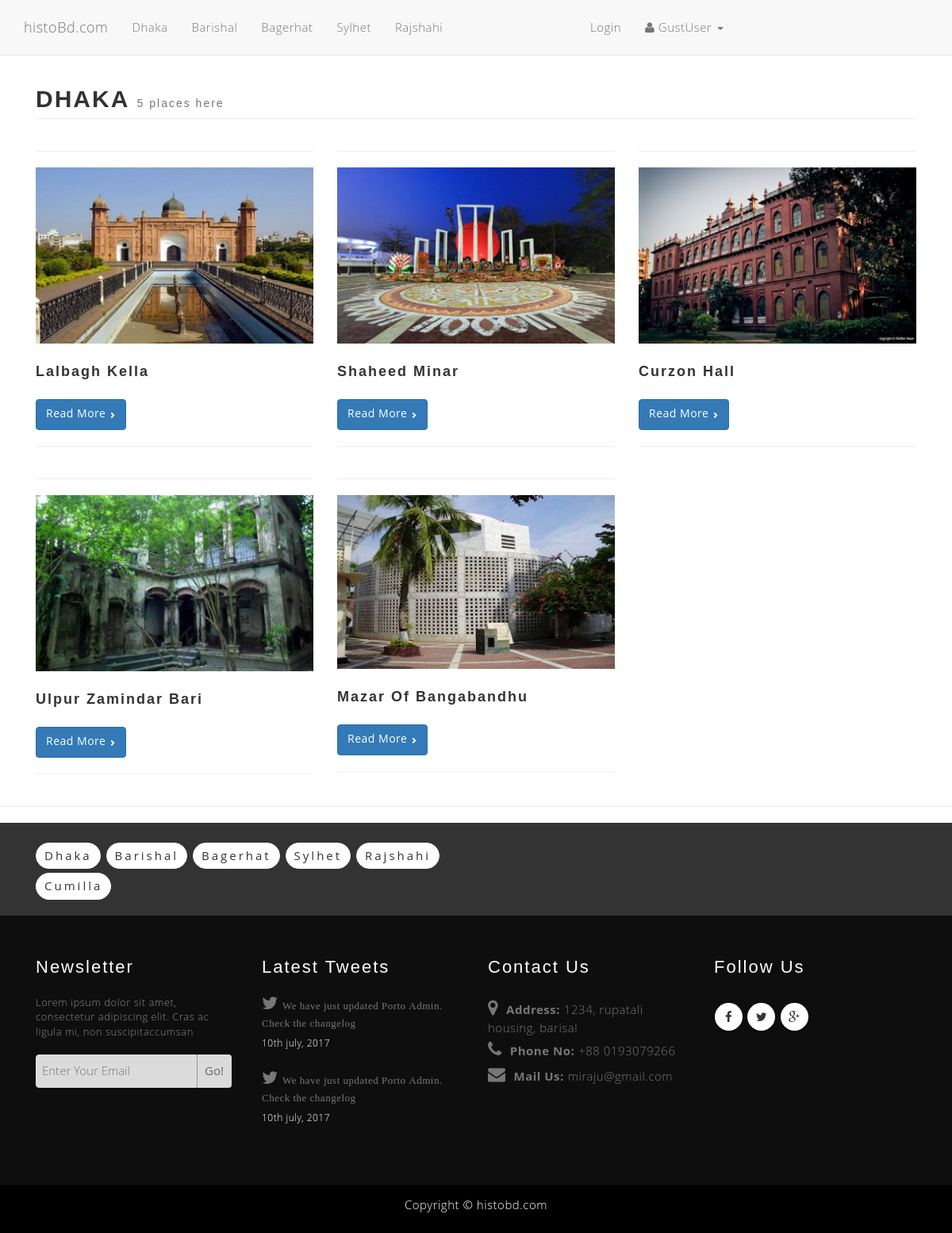
Page /category.php?place_by_category=1 on the committed database.
### tables this page shows
CREATE TABLE `categories` (
  `cat_id` int(11) NOT NULL,
  `cat_title` varchar(255) NOT NULL
);

CREATE TABLE `places` (
  `place_id` int(11) NOT NULL,
  `place_cat_id` char(50) NOT NULL,
  `place_title` varchar(255) NOT NULL,
  `added_date` date NOT NULL,
  `place_image` text NOT NULL,
  `place_description` text NOT NULL,
  `place_location` text NOT NULL,
  `place_tags` text NOT NULL,
  `place_comment_count` int(11) NOT NULL
);

### category.php (the view, shortened to what this page needs)
<?php include  "templates/header.php" ?>
<?php include  "templates/navigation.php" ?>
    <div class="container">
        <div class="row">
                <?php
                if (isset($_GET['place_by_category'])) {
                    $place_cat_by_id = $_GET['place_by_category'] ;
                    $query = "SELECT * FROM categories WHERE cat_id = '{$place_cat_by_id}' ";
                    $select_category =  mysqli_query($connection,$query);
                    while ($row = mysqli_fetch_assoc($select_category) )
                {
                $cat_title = $row['cat_title'];
                ?>
            <div class="col-md-12">
                <h1 class="page-header">
                    <?php echo $cat_title;  ?>
                <?php
                $query = "SELECT * FROM places  WHERE  place_cat_id = '{$place_cat_by_id}' ";
                $select_num_of_places = mysqli_query($connection,$query);
                $number_of_items = mysqli_num_rows( $select_num_of_places);
                ?>
                                    <small><?php echo $number_of_items." "."places here";  ?></small>
                                </h1>
                        </div>
                <?php
                }
                }
                $query = "SELECT * FROM places  WHERE  place_cat_id = '{$place_cat_by_id}' ";
                $select_all_places = mysqli_query($connection,$query);
                while ($row = mysqli_fetch_assoc($select_all_places) )
                {
                $the_place_id = $row['place_id'];
                $place_title = $row['place_title'];
                $place_image = $row['place_image'];
                ?>
            <div class="col-md-4 col-xs-6">
                <hr>
            <a href="place.php?place_id=<?php  echo $the_place_id ?>">
                <img class="img-responsive" src="images/<?php echo $place_image ?>" alt="">
				<h3 class="cat_h"><?php echo $place_title ?></h3>
            </a>
                <a class="btn btn-primary cat_btn" href="place.php?place_id=<?php  echo $the_place_id ?>">Read More <span class="cat_icon glyphicon glyphicon-chevron-right"></span>
                </a>
                <hr>
                </div>
  <?php  }  ?>
           </div>
        </div>
        <hr>
<?php include "templates/footer.php" ?>

### templates/navigation.php (shortened to what this page needs)
<?php include "db.php"; ?>
<nav class="navbar navbar-default navbar-fixed-top" role="navigation">
  <div class="container">
    <div class="navbar-header">
      <a class="navbar-brand" href="index.php">histoBd.com</a>
    </div>
    <div class="collapse navbar-collapse" id="bs-example-navbar-collapse-1">
      <ul class="nav navbar-nav">
        <?php
              $query = "SELECT * FROM categories limit 5";
              $select_all_categories = mysqli_query($connection,$query);
              while ($row = mysqli_fetch_assoc($select_all_categories) )
              {
              $cat_id  =  $row['cat_id'];
              $cat_title = $row['cat_title'];
              echo "<li><a href='category.php?place_by_category=$cat_id'>$cat_title</a></li>";
              }
              ?>
      </ul>
      <ul class="nav navbar-nav navbar-right">
        <?php if(isset($_SESSION['username'])){ ?>
        <li id="logOutButton">
          <a href="logout.php"><i class="fa fa-fw fa-power-off"></i> Log Out</a>
        </li>
        <?php  }
       else{ ?>
        <li id="loginButton">
          <a href="login.php"><i class="fa fa-sign-in-alt"></i>Login</a>
        </li>
        <?php   } ?>
        <li class="dropdown">
          <a href="#" class="dropdown-toggle" data-toggle="dropdown"><i class="fa fa-user"></i>
            <?php
              if (isset($_SESSION['username'])) {
               echo $_SESSION['username'];
              }
              else{
                echo "GustUser";
              }
                  ?>
            <b class="caret"></b></a>
        </li>
      </ul>
    </div>
  </div>
</nav>

### templates/footer.php (shortened to what this page needs)
<link href="css/style.css" rel="stylesheet">
        <footer>
            <div class="container">
                <div class="row">
                    <div class="col-md-6">
                        <div class="footerCategoryList">
                            <?php
                            $query = "SELECT * FROM categories";
                            $select_all_categories = mysqli_query($connection,$query);
                            while ($row = mysqli_fetch_assoc($select_all_categories) )
                            {
                            $cat_id  =  $row['cat_id'];
                            $cat_title = $row['cat_title'];
                            ?>
                            <?php
                            echo "<a href='category.php?place_by_category=$cat_id'>$cat_title</a>";
                            }
                            ?>
                        </div>
                    </div>
                </div>
            </div>
</footer>
<div class="footer bg-dark section_padding">
            <div class="container">
                <div class="row">
                    <div class="col-md-3 col-sm-6">
                        <div class="news">
                            <h5 class="white_text">newsletter</h5>
                            <p>Lorem ipsum dolor sit amet, consectetur adipiscing elit. Cras ac ligula mi, non suscipitaccumsan</p>
                            <div class="newsletter_form">
                                <input type="text" placeholder="enter your email"><button>go!</button>
                            </div>
                        </div>
                    </div>
                    <div class="col-md-3 col-sm-6">
                       <div class="tweets">
                            <h5 class="white_text">latest tweets</h5>
                            <ul class="tweet">
                                <li><span><i class="fa fa-twitter"><a href="">We have just updated Porto Admin. Check the changelog </a></i></span></li>
                                <li class="white_text">10th july, 2017</li>
                            </ul>
                            <ul class="tweet">
                                <li><span><i class="fa fa-twitter"><a href="">We have just updated Porto Admin. Check the changelog </a></i></span></li>
                                <li class="white_text">10th july, 2017</li>
                            </ul>
                        </div>
                    </div>
                    <div class="col-md-3 col-sm-6">
                        <div class="contact">
                            <h5 class="white_text">contact us</h5>
                            <ul class="contact_list">
                                <li><span><i class="fa fa-map-marker"></i></span><strong>address:</strong>1234, rupatali housing, barisal</li>
                                <li><span><i class="fa fa-phone"></i></span><strong>phone no:</strong>+88 0193079266 </li>
                                <li><span><i class="fa fa-envelope"></i></span><strong>mail us:</strong><a href="mailto:miraju@gmail.com"></a>miraju@gmail.com</li>
                            </ul>
                        </div>
                    </div>
                    <div class="col-md-3 col-sm-6">
                        <div class="follow">
                            <h5 class="white_text">follow us</h5>
                            <ul class="list-unstyled social_links">
                                    <li>
                                        <a href=""><i class="fa fa-facebook"></i></a>
                                    </li>
                                    <li>
                                        <a href=""><i class="fa fa-twitter"></i></a>
                                    </li>
                                    <li>
                                        <a href=""><i class="fa fa-google-plus"></i></a>
                                    </li>
                                </ul>
                        </div>
                    </div>
                </div>
            </div>
        </div>
        <div class="row copyright">
                    <div class="col-md-12 text-center">
                        <div class="footerTitle">
                            <p>Copyright &copy; <a href="index.php">histobd.com</a></p>
                        </div>
                    </div>
                </div>
</body>
</html>

### css/home.css (style rules this page uses)
body { padding-top: 70px; }

### css/style.css (style rules this page uses)
.container { width: 100%; }
.footerCategoryList a { border: 1px solid #fff; display: inline-block; padding: 5px 10px; border-radius: 20px; background: #fff; color: #333; font-weight: 500; margin-top: 5px; }
footer { background-color: #999; }
.footerCategoryList { margin: auto; padding: 5px; padding-top: 20px; letter-spacing: 3px; }
.row { margin: 1px; }
body { width: 100%; height: 100%; color: #666; font-size: 15px; font-weight: 300; letter-spacing: .5px; background-color: #fff; font-family: 'Open Sans', sans-serif; }
h1,h2,h3,h4,h5,h6 { color: #333; line-height: 30px; margin-top: 0; font-weight: 800; text-transform: uppercase; font-family: 'Montserrat', sans-serif; letter-spacing: 2px; }
.navbar { min-height: 70px; padding-top: 9px; }
.places_img a h3, .cat_h { font-size: 18px; font-weight: 600; text-transform: capitalize; margin-bottom: 5px; padding-top: 20px; }
.places_img a.btn, .cat_btn { margin-top: 15px; }
.places_img a span, .cat_icon { font-size: 8px; line-height: 25px; }
.container { width: 1170px; margin: auto; }
footer { background-color: #333; }
.copyright a, .copyright p { color: #fff; padding: 15px 0; }
.copyright { background: #000; }
.footerCategoryList { margin: auto; padding: 5px; padding: 20px 0; letter-spacing: 3px; }
.row { margin: 0px; }
.footer h5 { padding-bottom: 10px; }
ul.tweet span { color: #777; font-size: 22px; }
ul.contact_list strong { text-transform: capitalize; }
ul.tweet li a { color: #777; font-size: 13px; margin-left: 5px; }
.footer ul { list-style: none; padding-left: 0; }
ul.tweet li:last-child { margin-bottom: 25px; color: #fff; font-size: 12px; margin-top: 5px; }
.footer h5 { text-transform: capitalize; font-size: 22px; font-weight: 300; }
.navbar-default { background-color: ; }
.footer p { color: #888; font-weight: 300; font-size: 13px; }
ul.contact_list strong { margin-right: 5px; }
.newsletter_form input { background: #DBDBDB; text-transform: capitalize; padding: 9px 7px; border: 1px solid #ddd; border-radius: 4px 0 0 4px; }
.newsletter_form { position: relative; padding-top: 10px; }
.newsletter_form:before { position: absolute; width: 1px; height: 100%; background: rgba(0,0,0,.3); content: ""; right: 20%; }
.newsletter_form button { background: #DBDBDB; padding: 10px; text-transform: capitalize; font-weight: 400; display: inline-block; border-radius: 0 4px 4px 0; border: none; cursor: pointer; }
ul.list-unstyled.social_links li a { color: #333; width: 35px; border-radius: 50%; text-align: center; height: 35px; display: block; background: #fff; line-height: 35px; margin: 10px 1px; box-shadow: 0 2px 2px 0 rgba(0, 0, 0, 0.5); }
ul.list-unstyled.social_links li { display: inline-block; }
.contact li span { font-size: 22px; margin-right: 10px; }
ul.contact_list li { color: #777; font-weight: 400px; }
.white_text { color: #fff; }
.footer { background: #0E0E0E; padding: 50px 0; }
.page-header small { font-size: 14px; text-transform: lowercase; }
.page-header { font-size: 30px; }
ul.nav.navbar-nav.navbar-right { width: 40%; }

### templates/navigation.php (style rules this page uses)
.dropdown { padding-top: 0px; }

### rows in the picture
categories: cat_title "Dhaka", cat_title "DHAKA", number_of_items "5"
categories: cat_title "Barishal"
categories: cat_title "Bagerhat"
categories: cat_title "Sylhet"
categories: cat_title "Rajshahi"
places: place_image (picture), place_title "Lalbagh Kella"
places: place_image (picture), place_title "Shaheed Minar"
places: place_image (picture), place_title "Curzon Hall"
places: place_image (picture), place_title "Ulpur Zamindar Bari"
places: place_image (picture), place_title "Mazar Of Bangabandhu"
categories: cat_title "Cumilla"
